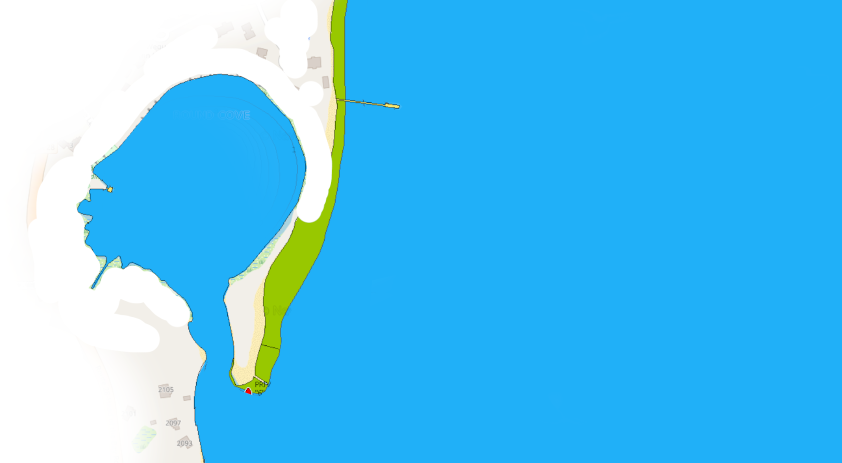
//> input picture build/im_with_coord_chart_mod.png, 1683 x 925 px (shown at 1/2 size)
$ ./map   (built with g++ and OpenCV 4)
//> lines starting //> are read from the running program, lines starting //| are printed output that depends on the picture; after the words box and inside, x2 and y2 are one past the last pixel; in counts of white or black regions, pixels touching at a corner belong together
#include <opencv2/opencv.hpp>
#include <iostream>
#include <vector>
#include <fstream>

using namespace cv;
using namespace std;

int main()
{

/////////////////////////////////////////////////////////////////////////
	// Load map (google map)

	Mat map = imread("im_with_coord_chart_mod.png");
//> map is the input picture: 925 rows x 1683 cols, CV_8UC3; mean B, G, R 243.1, 194.4, 87.8

	// [23 lines of commented-out code are left out]
	Scalar lower(215, 151, 11);  //defined with 20.7 threshold in GIMP
	Scalar upper(255, 224, 174);

	// Create binary mask for color range

	Mat thresholded_map;
	inRange(map, lower, upper, thresholded_map);
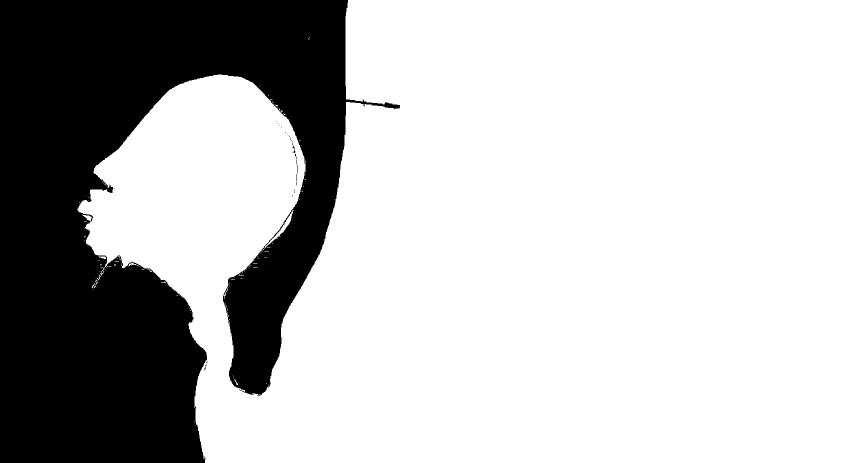
//> thresholded_map: 925 rows x 1683 cols, CV_8UC1 (shown at 1/2 size); 73.5% white; 22 black regions (20 under 20 px), largest, box (x1, y1, x2, y2) and area: (0, 0, 800, 925) 412757, (585, 286, 591, 307) 37
	imshow("thresholded_map", thresholded_map);
	//imwrite("thresholded_map.png", thresholded_map);


	///Highpass filtering of the black and white map image, to reveal the coast line only. Will be used to confirm accuracy of thresholded satellite image.


	// Define the high-pass filter kernel
	Mat kernel_high = (Mat_<float>(3,3) <<
	-1, -1, -1,
	-1,  8, -1,
	-1, -1, -1);

	// Apply the high-pass filter to the binary map
	Mat high_filtered_image;
	filter2D(thresholded_map, high_filtered_image, -1, kernel_high);
//> high_filtered_image: 925 rows x 1683 cols, CV_8UC1; 0.35% white in thin lines or dots, all inside (x1, y1, x2, y2) = (155, 0, 801, 925)

	// Display the original and filtered images
	imshow("Original Image", thresholded_map);
	imshow("Filtered Image", high_filtered_image);


	//erode the shoreline to make it bigger (maybe it is more representative than comparing our processed image to a line(hit or miss))
	Mat dilated_shoreline;
	Mat kernel_dilation = getStructuringElement(MORPH_RECT, Size(2, 2)); //best size empirically
	dilate(high_filtered_image, dilated_shoreline, kernel_dilation);
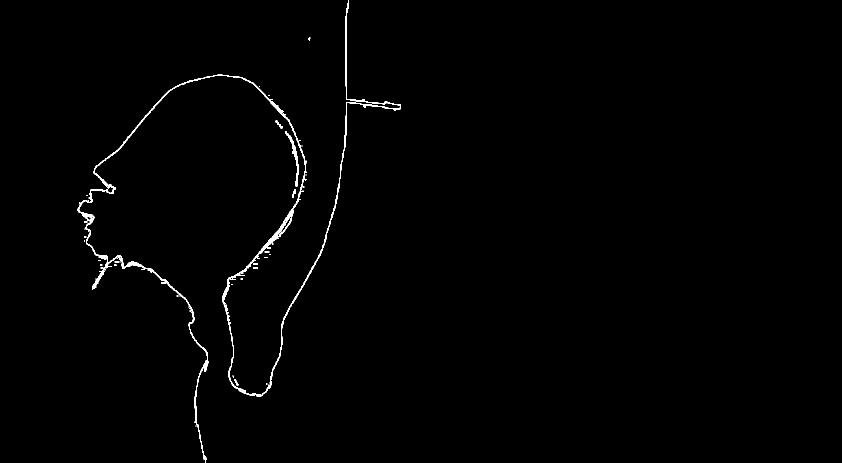
//> dilated_shoreline: 925 rows x 1683 cols, CV_8UC1 (shown at 1/2 size); 0.7% white in thin lines or dots, all inside (x1, y1, x2, y2) = (155, 0, 802, 925)


	//reverse intensity to have the shore line in black, and later compare with the thresholded satellite image (to see if shoreline is nicely detected)
	Mat reversed_shoreline;
	bitwise_not(dilated_shoreline, reversed_shoreline);
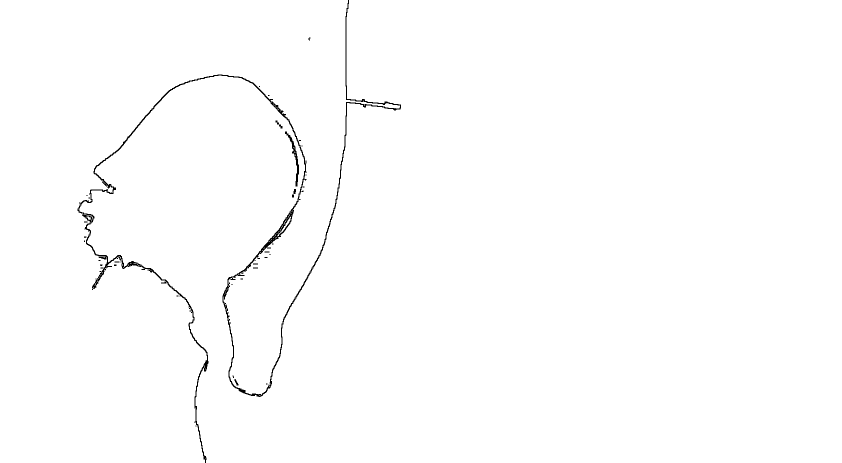
//> reversed_shoreline: 925 rows x 1683 cols, CV_8UC1 (shown at 1/2 size); 99.3% white; black in thin lines or dots, all inside (x1, y1, x2, y2) = (155, 0, 802, 925)
	imshow("Reversed Filtered Image", reversed_shoreline);


	// Counts pixel in the thresholded map, was used to try and identified segmentation fault reason
	int pixel_counter = 0;

	for(int y=0;y<thresholded_map.rows;y++)
	{
		for(int x=0;x<thresholded_map.cols;x++)
		{
		 	pixel_counter++;

		}
	}
//> after the loop, pixel_counter = 1556775

	cout << "total number of pixels in thresholded_map:" << pixel_counter <<endl;
//| total number of pixels in thresholded_map:1556775


//////////////////////////////////////////////////////////////////////////////////////////////////////////////////
	// Load the satellite image
	Mat image = imread("im_with_coord.png");
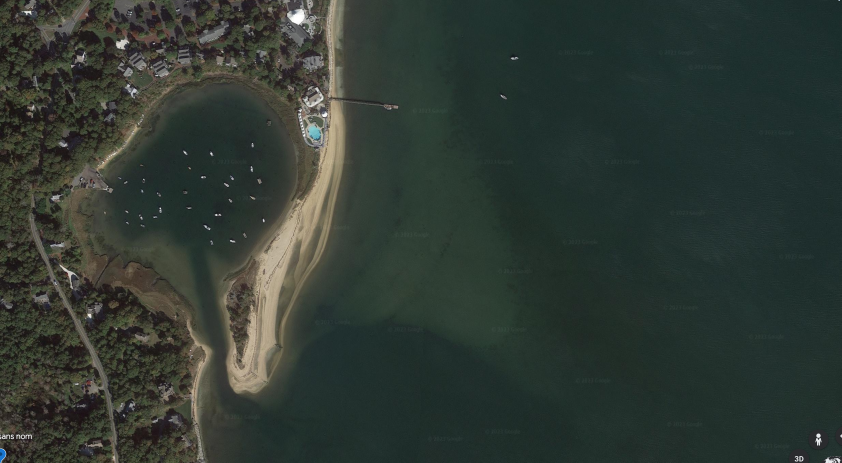
//> input picture build/im_with_coord.png, 1683 x 925 px (shown at 1/2 size)
//> image is the input picture: 925 rows x 1683 cols, CV_8UC3; mean B, G, R 50.7, 57.2, 47.8

	// Convert the satellite image to grayscale
	Mat gray_image;
	cvtColor(image, gray_image, COLOR_BGR2GRAY);
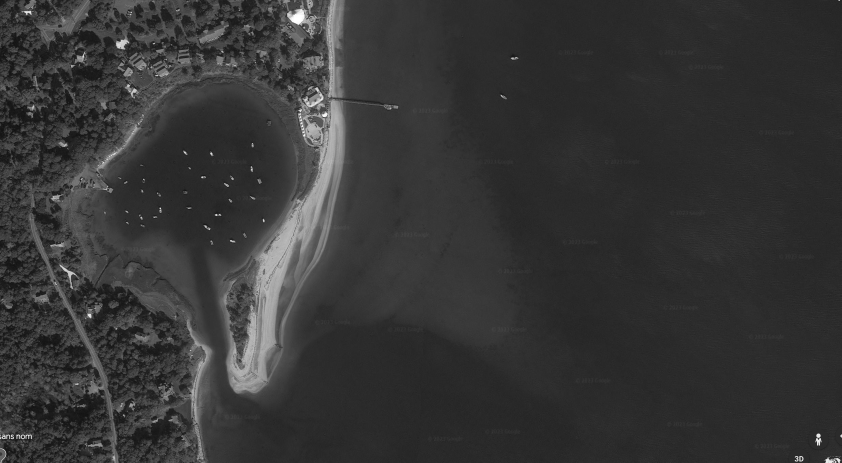
//> gray_image: 925 rows x 1683 cols, CV_8UC1 (shown at 1/2 size); min 7, max 255, mean 53.7


	//Do a high pass filtering on the gray satellite image. It's one way of distinguishing water (low frequency) and the rest of the image. The parameters could be searched through like for color

	Mat high_filtered_sat; //testing the high pass filtering on satellite image
	filter2D(gray_image, high_filtered_sat, -1, kernel_high);
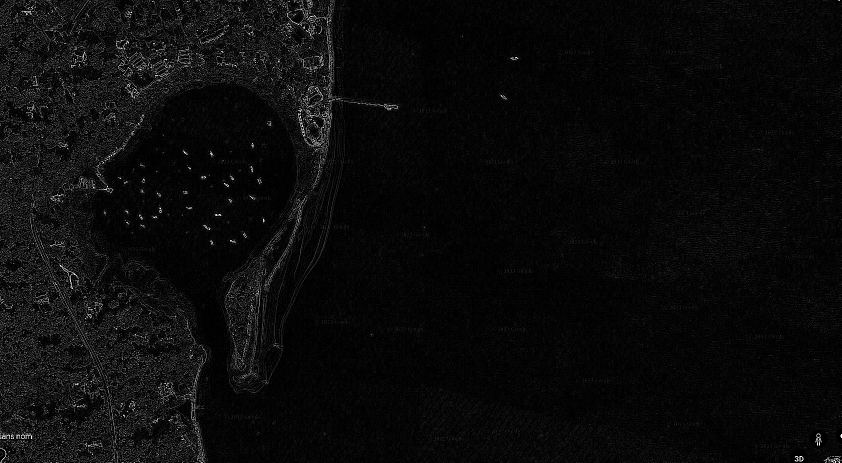
//> high_filtered_sat: 925 rows x 1683 cols, CV_8UC1 (shown at 1/2 size); min 0, max 255, mean 10.8
	// Display the original and filtered images
	imshow("Original Image", thresholded_map);
	imshow("Filtered Image sat", high_filtered_sat);


	// Apply a threshold to the filtered satellite image, to isolate the low frequency areas that correspond to the water bodies
	Mat thresholded_image_filterd;
	threshold(high_filtered_sat, thresholded_image_filterd, 50, 255, THRESH_BINARY_INV);
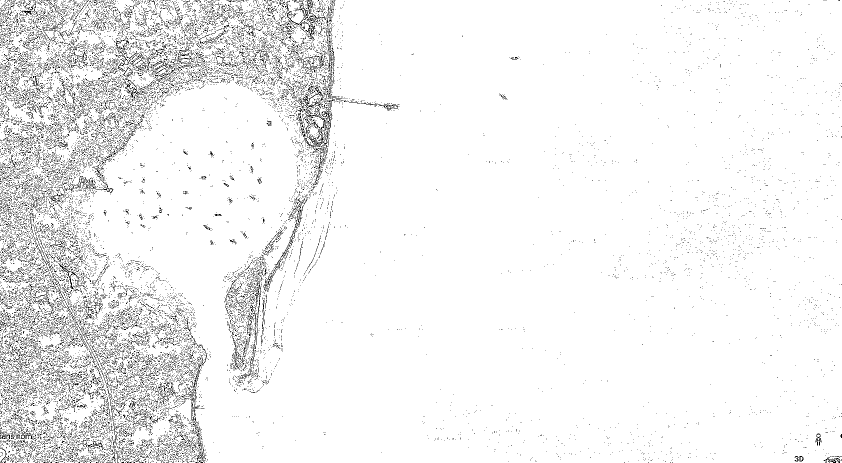
//> thresholded_image_filterd: 925 rows x 1683 cols, CV_8UC1 (shown at 1/2 size); 94.6% white; black in thin lines or dots

	// Apply a morphological operation (dilation) to remove noise and improve the quality of the thresholded image

	Mat dilated_image_filterd;
	Mat kernelK = getStructuringElement(MORPH_RECT, Size(1, 1));
	dilate(thresholded_image_filterd, dilated_image_filterd, kernelK);

	// [12 lines of commented-out code are left out]


	ofstream myfile;
	myfile.open ("thresholding_results.csv");
	myfile << "threshold value, element size, nb of pixels, correct pixels, wrong pixels, false path, false obstacle, real shorline, detected shoreline, ratio correct shore line, nb reference path, nb reference obstacles\n";


////////////// Try to find the best values for color threshold and element size


	for (int threshold_val = 50; threshold_val < 100; threshold_val++)
	{
		for (int element_size = 1; element_size< 15; element_size ++)
		{

			//variables for comparing overall
			double nb_false_path = 0;
			double nb_false_obstacle = 0;
			double nb_wrong_pixel = 0;
			double nb_pixel_thresholded_image =0;
			double wtf = 0;
			double nb_correct_pixels =0;

			//counting the number of black and white pixels in the reference image (the chart or the map, thresholded)
			double nb_white_ref =0;
			double nb_black_ref =0;

			//variables for comparing to the shoreline (which serves as reference)
			double nb_black_pixel_shoreline =0;
			double nb_correct_shoreline =0;

			// Apply a threshold by color to the satellite image to isolate the dark areas that correspond to the water bodies
			Mat thresholded_image;
			threshold(gray_image, thresholded_image, threshold_val, 255, THRESH_BINARY_INV);

			// Apply a morphological operation (dilation) to remove noise and improve the quality of the thresholded image
			Mat dilated_image;
			Mat kernel = getStructuringElement(MORPH_RECT, Size(element_size, element_size));
			dilate(thresholded_image, dilated_image, kernel);
			//imshow("dilated Image", dilated_image);

			// Combine the satellite image filtered with highpass and the one thresholded by color to get more complete analysis (but not used later in the code)

			Mat combined;
			bitwise_and (dilated_image_filterd, dilated_image, combined);
			//imshow("combined Image", combined);
			//waitKey(0);

			// Select which type of processing to analyze (color / color dilated / color dilated and frequency combined)
			Mat image_to_analyze = dilated_image; // dilated_image () OR thresholded_image OR combined (ie dilated image and dilated high pass)


			for(int y=0;y<image_to_analyze.rows;y++)
			{
				for(int x=0;x<image_to_analyze.cols;x++)
				{
					nb_pixel_thresholded_image++;
					int pixel_val_thresholded = (int)image_to_analyze.at<uchar>(y, x);

					// comparing to overall map

					int pixel_val_map = (int)thresholded_map.at<uchar>(y, x); //EXTREMELY IMPORTANT TO HAVE (y,x) AND NOT THE OTHER WAY

					// count the numbers of reference pixels
					if (pixel_val_map == 0) nb_black_ref++;
					if (pixel_val_map == 255) nb_white_ref++;

					// count the number of correct pixels
					if (pixel_val_map == pixel_val_thresholded) nb_correct_pixels++;

					// Count the number of incorrect pixels and classifies them
					if (!(pixel_val_map == pixel_val_thresholded))
					{

						nb_wrong_pixel++;
						if (pixel_val_thresholded == 255 && pixel_val_map == 0) nb_false_path++;
						else if (pixel_val_thresholded == 0 && pixel_val_map == 255) nb_false_obstacle++;
						else wtf++;

					}


					// comparing to the shoreline

					int pixel_val_shoreline = (int)reversed_shoreline.at<uchar>(y, x);
					if (pixel_val_shoreline == 0)
					{
						nb_black_pixel_shoreline++;

						if (pixel_val_thresholded ==0) nb_correct_shoreline++;
					}


				}

			}


			//imwrite("thresholded.png", thresholded_image);

			if (threshold_val==60 && element_size==1)
			{
			imshow("Image to analyze", image_to_analyze);
			//imshow("Thresholded Image", thresholded_image);
			//imshow("Dilated Image", dilated_image);
			waitKey(0);
			}

			// [8 lines of commented-out code are left out]

			myfile << threshold_val << "," << element_size << "," << nb_pixel_thresholded_image << "," <<  nb_correct_pixels << "," <<  nb_wrong_pixel << "," <<  nb_false_path << "," <<  nb_false_obstacle << "," << nb_black_pixel_shoreline << "," << nb_correct_shoreline <<"," << nb_correct_shoreline/nb_black_pixel_shoreline*100 << ","<< nb_white_ref << "," << nb_black_ref << "\n";

			//waitKey(0);

		}
	}

	myfile.close();

	return 0;

}
